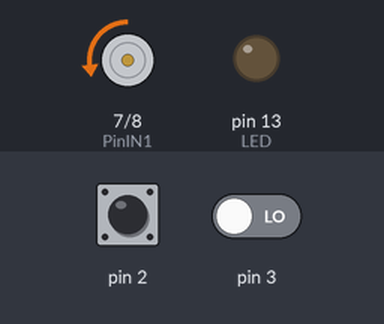
A sketch run on a simulated Arduino Uno, built with avr-gcc and run on an emulated ATmega328P. On the bench: motor-driver pin pairs drawn as motors (green arrow = first pin HIGH = forward, orange = second pin HIGH = backward, longer = more drive, scaled by the enable pin), output pins drawn as LEDs (lit = HIGH). The inputs (shaded band) are chosen by the test bench; at power-on: pin 2 LOW, pin 3 LOW.

Above: at 1.2 s.
1.3 s: pin 2 driven HIGH
At 2.5 s:
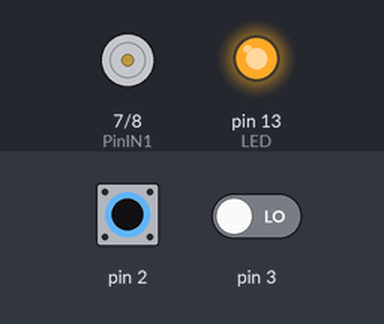
2.8 s: pin 3 driven HIGH
At 3.7 s:
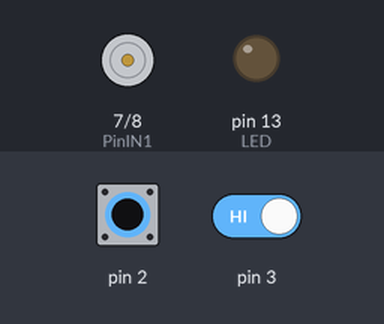
4.3 s: pin 2 pulsed LOW 5 times (0.12 s each, 0.3 s apart)
At 7.6 s:
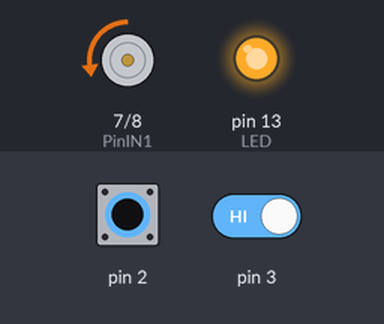
Timing chart, 0 to 9.1 s (numbered marks = the images above; inputs shaded):
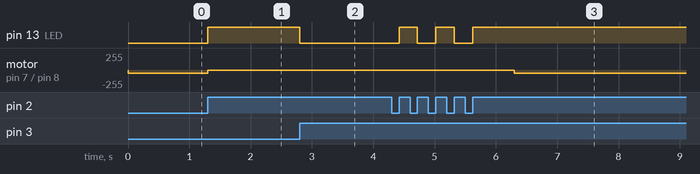

Measured:
- after the input at 1.3 s, pin 13 (LED): LOW → HIGH at once; motor on pin 7 (PinIN1) / pin 8 (PinIN2): backward 50/255 → stopped at once
- after the input at 2.8 s, pin 13 (LED): HIGH → LOW at once
- after the input at 4.3 s, pin 13 (LED): alternates HIGH for 0.30 s and LOW for 0.30 s, 5 changes in all, then stays HIGH, starting after 0.12 s

The sketch:

Motor_Prueba.ino
```cpp
//Codigo hecho por Rafael Leal R
//Las funciones y las variables para control del l298 se saco de la pagina de naylampmechatronics.com
//Modificado por Rafael Leal R.
int LED = 13;
const int Banda = 150;
long Time = 0;
volatile int Apa = HIGH;
int PinIN1 = 7;
int PinIN2 = 8;
int ENA = 9;
volatile int ValorTR = 0;

void setup() {
  // inicializar la comunicación serial a 9600 bits por segundo:
  //Serial.begin(9600);
  // configuramos los pines como salida
  pinMode(PinIN1, OUTPUT);
  pinMode(PinIN2, OUTPUT);
  pinMode(ENA , OUTPUT);
  pinMode(LED, OUTPUT);
  attachInterrupt(digitalPinToInterrupt(2), FotoTR1, RISING);
  attachInterrupt(digitalPinToInterrupt(3), FotoTR2, RISING);
  attachInterrupt(digitalPinToInterrupt(18), FotoTR3, RISING);
  attachInterrupt(digitalPinToInterrupt(19), FotoTR4, RISING);
}

void loop() {
  MotorHorario();
  analogWrite(ENA,50); //PWM para la velocidad del motor
  if(ValorTR != 0){
    MotorStop();
    analogWrite(ENA,0); //PWM para la velocidad del motor
    Serial.println("Giro del Motor en en pausa");
    delay(5000);
    ValorTR=0;
  }

}
void FotoTR1 () {
  ValorTR = 1;
  digitalWrite (LED,Apa);
  Apa = !Apa;
  }
void FotoTR2 () {
  ValorTR = 2;
  digitalWrite (LED,Apa);
  Apa = !Apa;
  }
void FotoTR3 () {
  ValorTR = 3;
  digitalWrite (LED,Apa);
  Apa = !Apa;
  }
void FotoTR4 () {
  if(millis() - Time > Banda){
    ValorTR = 4;
    digitalWrite (LED,Apa);
    Apa = !Apa;
    Time = millis();
    }
  }
void MotorHorario()
{
  digitalWrite (PinIN1, LOW);
  digitalWrite (PinIN2, HIGH);
}
void MotorAntihorario()
{
  digitalWrite (PinIN1, LOW);
  digitalWrite (PinIN2, HIGH);
}

void MotorStop()
{
  digitalWrite (PinIN1, LOW);
  digitalWrite (PinIN2, LOW);
}
```
